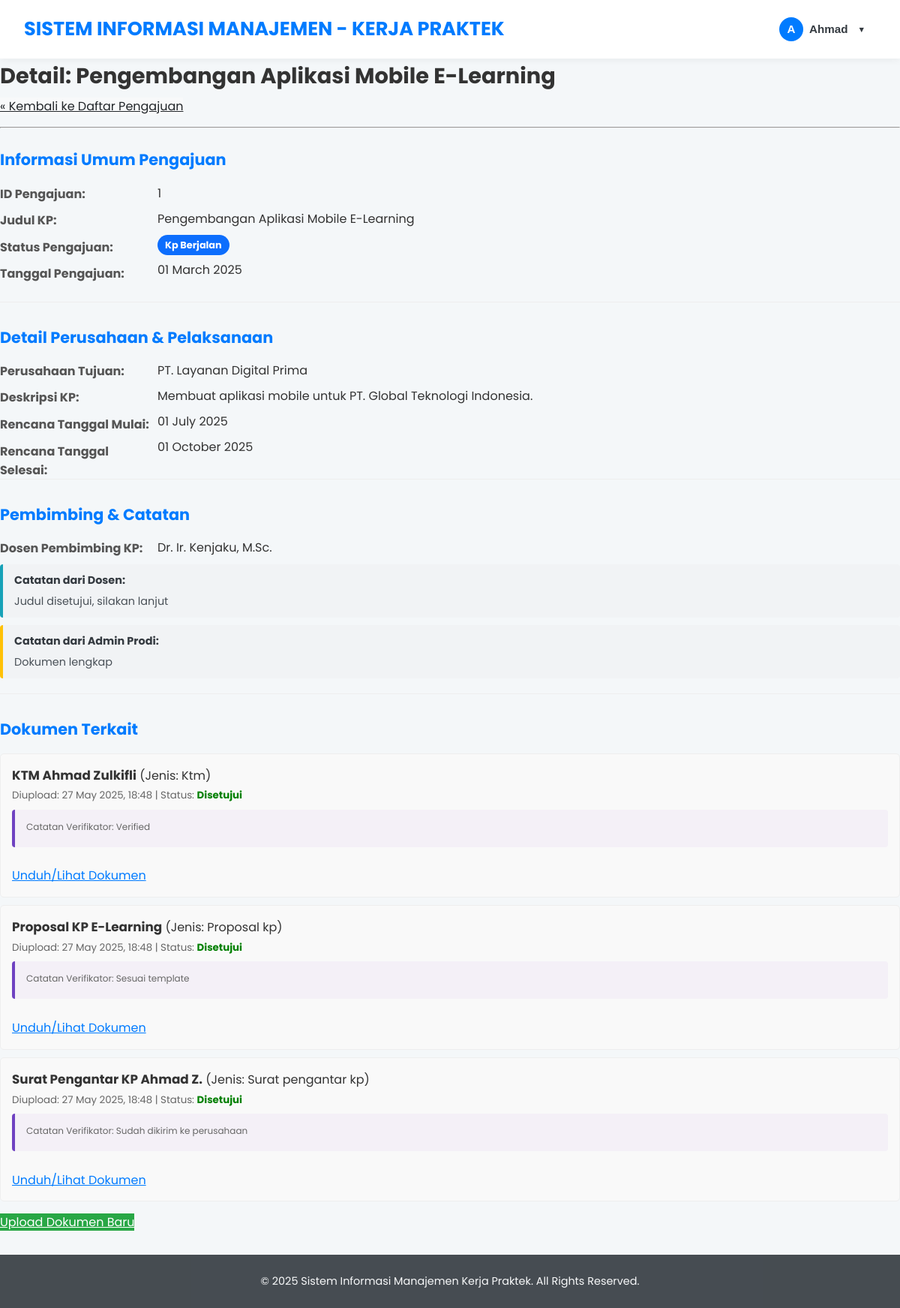
Page /mahasiswa/pengajuan_kp_detail.php?id=1 (signed in) on the committed database.
### tables this page shows
CREATE TABLE `pengajuan_kp` (
  `id_pengajuan` int NOT NULL,
  `nim` varchar(15) NOT NULL,
  `id_perusahaan` int DEFAULT NULL,
  `judul_kp` varchar(255) DEFAULT NULL,
  `deskripsi_kp` text,
  `tanggal_pengajuan` date NOT NULL,
  `tanggal_mulai_rencana` date DEFAULT NULL,
  `tanggal_selesai_rencana` date DEFAULT NULL,
  `status_pengajuan` enum('draft','diajukan_mahasiswa','diverifikasi_dospem','disetujui_dospem','ditolak_dospem','menunggu_konfirmasi_perusahaan','diterima_perusahaan','ditolak_perusahaan','penentuan_dospem_kp','kp_berjalan','selesai_pelaksanaan','laporan_disetujui','selesai_dinilai','dibatalkan') DEFAULT 'draft',
  `nip_dosen_pembimbing_kp` varchar(20) DEFAULT NULL,
  `catatan_admin` text,
  `catatan_dosen` text,
  `surat_pengantar_path` varchar(255) DEFAULT NULL,
  `surat_balasan_perusahaan_path` varchar(255) DEFAULT NULL,
  `created_at` timestamp NOT NULL DEFAULT CURRENT_TIMESTAMP,
  `updated_at` timestamp NOT NULL DEFAULT CURRENT_TIMESTAMP ON UPDATE CURRENT_TIMESTAMP
);

CREATE TABLE `perusahaan` (
  `id_perusahaan` int NOT NULL,
  `email_perusahaan` varchar(100) NOT NULL,
  `password_perusahaan` varchar(100) NOT NULL,
  `nama_perusahaan` varchar(100) NOT NULL,
  `alamat` text,
  `bidang` varchar(100) DEFAULT NULL,
  `kontak_person_nama` varchar(100) DEFAULT NULL,
  `kontak_person_email` varchar(100) DEFAULT NULL,
  `kontak_person_no_hp` varchar(20) DEFAULT NULL,
  `status_akun` enum('pending_approval','active','inactive') DEFAULT 'pending_approval',
  `created_at` timestamp NOT NULL DEFAULT CURRENT_TIMESTAMP,
  `updated_at` timestamp NOT NULL DEFAULT CURRENT_TIMESTAMP ON UPDATE CURRENT_TIMESTAMP
);

CREATE TABLE `dosen_pembimbing` (
  `nip` varchar(20) NOT NULL,
  `password` varchar(100) NOT NULL,
  `nama_dosen` varchar(100) NOT NULL,
  `email` varchar(100) NOT NULL,
  `status_akun` enum('active','inactive') DEFAULT 'active',
  `created_at` timestamp NOT NULL DEFAULT CURRENT_TIMESTAMP,
  `updated_at` timestamp NOT NULL DEFAULT CURRENT_TIMESTAMP ON UPDATE CURRENT_TIMESTAMP
);

CREATE TABLE `dokumen_kp` (
  `id_dokumen` int NOT NULL,
  `id_pengajuan` int NOT NULL,
  `uploader_id` varchar(20) NOT NULL,
  `tipe_uploader` enum('mahasiswa','dosen','admin') NOT NULL,
  `nama_dokumen` varchar(255) NOT NULL,
  `jenis_dokumen` enum('ktm','khs','proposal_kp','surat_pengantar_kp','surat_balasan_perusahaan','laporan_kemajuan','draft_laporan_akhir','laporan_akhir_final','lembar_pengesahan','sertifikat_kp','form_penilaian_perusahaan','form_penilaian_dosen','lainnya') NOT NULL,
  `file_path` varchar(255) NOT NULL,
  `deskripsi` text,
  `status_verifikasi_dokumen` enum('pending','disetujui','revisi_diperlukan','ditolak') DEFAULT 'pending',
  `catatan_verifikator` text,
  `tanggal_upload` timestamp NOT NULL DEFAULT CURRENT_TIMESTAMP
);

### mahasiswa/pengajuan_kp_detail.php (the view, shortened to what this page needs)
<?php
$nim_mahasiswa = $_SESSION['user_id'];
$id_pengajuan_url = null;
$pengajuan_detail = null;
$dokumen_terkait = [];
$error_message = '';
if (isset($_GET['id']) && filter_var($_GET['id'], FILTER_VALIDATE_INT)) {
    $id_pengajuan_url = (int)$_GET['id'];
} else {
    $error_message = "ID Pengajuan tidak valid atau tidak ditemukan.";
}
require_once '../config/db_connect.php';
if ($id_pengajuan_url && empty($error_message) && $conn && ($conn instanceof mysqli)) {
    $sql_detail = "SELECT
                       pk.id_pengajuan, pk.judul_kp, pk.deskripsi_kp,
                       p.nama_perusahaan, pk.id_perusahaan,
                       pk.tanggal_pengajuan, pk.tanggal_mulai_rencana, pk.tanggal_selesai_rencana,
                       pk.status_pengajuan, dpk.nama_dosen AS nama_dosen_pembimbing,
                       pk.catatan_admin, pk.catatan_dosen,
                       pk.surat_pengantar_path, pk.surat_balasan_perusahaan_path
                   FROM pengajuan_kp pk
                   LEFT JOIN perusahaan p ON pk.id_perusahaan = p.id_perusahaan
                   LEFT JOIN dosen_pembimbing dpk ON pk.nip_dosen_pembimbing_kp = dpk.nip
                   WHERE pk.id_pengajuan = ? AND pk.nim = ?";
    $stmt_detail = $conn->prepare($sql_detail);
    if ($stmt_detail) {
        $stmt_detail->bind_param("is", $id_pengajuan_url, $nim_mahasiswa);
        $stmt_detail->execute();
        $result_detail = $stmt_detail->get_result();
        if ($result_detail->num_rows === 1) {
            $pengajuan_detail = $result_detail->fetch_assoc();
            $sql_dokumen = "SELECT id_dokumen, nama_dokumen, jenis_dokumen, file_path, tanggal_upload, status_verifikasi_dokumen, catatan_verifikator
                            FROM dokumen_kp
                            WHERE id_pengajuan = ?
                            ORDER BY tanggal_upload DESC";
            $stmt_dokumen = $conn->prepare($sql_dokumen);
            if ($stmt_dokumen) {
                $stmt_dokumen->bind_param("i", $id_pengajuan_url);
                $stmt_dokumen->execute();
                $result_dokumen = $stmt_dokumen->get_result();
                while ($row_dokumen = $result_dokumen->fetch_assoc()) {
                    $dokumen_terkait[] = $row_dokumen;
                }
            } else {
                $error_message .= " Gagal mengambil daftar dokumen: " . (($conn->error) ? htmlspecialchars($conn->error) : "Kesalahan tidak diketahui.");
            }
        } else {
            $error_message = "Detail pengajuan KP tidak ditemukan atau Anda tidak memiliki akses.";
        }
    } else {
        $error_message = "Gagal menyiapkan query detail: " . (($conn->error) ? htmlspecialchars($conn->error) : "Kesalahan tidak diketahui.");
    }
} elseif (!$id_pengajuan_url && empty($error_message)) {
    $error_message = "ID Pengajuan tidak disediakan di URL.";
}
if ($pengajuan_detail && !empty($pengajuan_detail['judul_kp'])) {
    $page_title = "Detail: " . htmlspecialchars($pengajuan_detail['judul_kp']);
}
require_once '../includes/header.php';
?>
<div class="page-layout-wrapper">
    <main class="main-content-area">
        <div class="detail-pengajuan-container">
            <h1><?php echo htmlspecialchars($page_title); ?></h1>
            <a href="/KP/mahasiswa/pengajuan_kp_view.php" class="btn btn-light btn-sm mb-3">&laquo; Kembali ke Daftar Pengajuan</a>
            <hr>
            <?php if (!empty($error_message)): ?>
                <div class="message error">
                    <p><?php echo $error_message; ?></p>
                </div>
            <?php elseif ($pengajuan_detail): ?>
                <div class="info-section">
                    <h3>Informasi Umum Pengajuan</h3>
                    <dl>
                        <dt>ID Pengajuan:</dt>
                        <dd><?php echo $pengajuan_detail['id_pengajuan']; ?></dd>
                        <dt>Judul KP:</dt>
                        <dd><?php echo htmlspecialchars($pengajuan_detail['judul_kp']); ?></dd>
                        <dt>Status Pengajuan:</dt>
                        <dd>
                            <span class="status-badge status-<?php echo strtolower(str_replace(' ', '-', str_replace('_', '-', $pengajuan_detail['status_pengajuan']))); ?>">
                                <?php echo ucfirst(str_replace('_', ' ', htmlspecialchars($pengajuan_detail['status_pengajuan']))); ?>
                            </span>
                        </dd>
                        <dt>Tanggal Pengajuan:</dt>
                        <dd><?php echo date("d F Y", strtotime($pengajuan_detail['tanggal_pengajuan'])); ?></dd>
                    </dl>
                </div>
                <div class="info-section">
                    <h3>Detail Perusahaan & Pelaksanaan</h3>
                    <dl>
                        <dt>Perusahaan Tujuan:</dt>
                        <dd><?php echo $pengajuan_detail['nama_perusahaan'] ? htmlspecialchars($pengajuan_detail['nama_perusahaan']) : '<em>Belum ditentukan / Diajukan manual</em>'; ?></dd>
                        <dt>Deskripsi KP:</dt>
                        <dd><?php echo nl2br(htmlspecialchars($pengajuan_detail['deskripsi_kp'])); ?></dd>
                        <dt>Rencana Tanggal Mulai:</dt>
                        <dd><?php echo date("d F Y", strtotime($pengajuan_detail['tanggal_mulai_rencana'])); ?></dd>
                        <dt>Rencana Tanggal Selesai:</dt>
                        <dd><?php echo date("d F Y", strtotime($pengajuan_detail['tanggal_selesai_rencana'])); ?></dd>
                    </dl>
                </div>
                <div class="info-section">
                    <h3>Pembimbing & Catatan</h3>
                    <dl>
                        <dt>Dosen Pembimbing KP:</dt>
                        <dd><?php echo $pengajuan_detail['nama_dosen_pembimbing'] ? htmlspecialchars($pengajuan_detail['nama_dosen_pembimbing']) : '<em>Belum ditentukan</em>'; ?></dd>
                    </dl>
                    <?php if(!empty($pengajuan_detail['catatan_dosen'])): ?>
                    <div class="catatan catatan-dosen">
                        <strong>Catatan dari Dosen:</strong>
                        <p><?php echo nl2br(htmlspecialchars($pengajuan_detail['catatan_dosen'])); ?></p>
                    </div>
                    <?php endif; ?>
                    <?php if(!empty($pengajuan_detail['catatan_admin'])): ?>
                    <div class="catatan catatan-admin">
                        <strong>Catatan dari Admin Prodi:</strong>
                        <p><?php echo nl2br(htmlspecialchars($pengajuan_detail['catatan_admin'])); ?></p>
                    </div>
                    <?php endif; ?>
                </div>
                <div class="info-section">
                    <h3>Dokumen Terkait</h3>
                    <?php if (!empty($dokumen_terkait)): ?>
                        <ul class="dokumen-list">
                            <?php foreach ($dokumen_terkait as $dokumen): ?>
                                <li>
                                    <strong><?php echo htmlspecialchars($dokumen['nama_dokumen']); ?></strong>
                                    (Jenis: <?php echo ucfirst(str_replace('_', ' ', htmlspecialchars($dokumen['jenis_dokumen']))); ?>)
                                    <br>
                                    <small>Diupload: <?php echo date("d M Y, H:i", strtotime($dokumen['tanggal_upload'])); ?> |
                                    Status: <span class="status-dokumen-<?php echo strtolower(str_replace(' ', '-', str_replace('_', '-', $dokumen['status_verifikasi_dokumen']))); ?>">
                                        <?php echo ucfirst(str_replace('_', ' ', htmlspecialchars($dokumen['status_verifikasi_dokumen']))); ?>
                                    </span>
                                    </small>
                                    <?php if (!empty($dokumen['catatan_verifikator'])): ?>
                                        <div class="catatan catatan-verifikator">
                                            <small>Catatan Verifikator: <?php echo nl2br(htmlspecialchars($dokumen['catatan_verifikator'])); ?></small>
                                        </div>
                                    <?php endif; ?>
                                    <?php if (!empty($dokumen['file_path'])): ?>
                                        <br>
                                        <a href="/KP/<?php echo htmlspecialchars($dokumen['file_path']); ?>" target="_blank" class="btn btn-outline-primary btn-sm">Unduh/Lihat Dokumen</a>
                                    <?php else: ?>
                                        <small><em> (File tidak tersedia)</em></small>
                                    <?php endif; ?>
                                </li>
                            <?php endforeach; ?>
                        </ul>
                    <?php else: ?>
                        <p>Belum ada dokumen yang diunggah untuk pengajuan ini.</p>
                    <?php endif; ?>
                    <p style="margin-top:15px;"><a href="/KP/mahasiswa/dokumen_upload.php?id_pengajuan=<?php echo $id_pengajuan_url; ?>" class="btn btn-success btn-sm">Upload Dokumen Baru</a></p>
                </div>
                <?php else: ?>
                <div class="message info">
                    <p>Detail pengajuan tidak dapat ditampilkan atau ID tidak valid.</p>
                </div>
            <?php endif; ?>
        </div>
    </main>
</div>
<?php
require_once '../includes/footer.php';
?>

### includes/header.php (style rules this page uses)
:root { --primary-color: #007BFF; --primary-hover: #0056b3; --secondary-color: #6c757d; --dark-color: #343a40; --light-color: #f8f9fa; --background-color: #f4f7f9; --text-color: #333; --border-color: #dee2e6; --card-shadow: 0 4px 15px rgba(0,0,0,0.06); --border-radius: 12px; }
* { box-sizing: border-box; }
body, h1, h2, h3, h4, h5, h6, p, ul, ol { margin: 0; padding: 0; }
body { font-family: 'Poppins', sans-serif; line-height: 1.6; background-color: var(--background-color); color: var(--text-color); display: flex; flex-direction: column; min-height: 100vh; }

### mahasiswa/pengajuan_kp_detail.php (style rules this page uses)
.detail-pengajuan-container h1 { margin-top: 0; margin-bottom: 5px; font-size: 1.8em; }
.detail-pengajuan-container hr { margin-top:15px; margin-bottom: 25px; }
.btn.mb-3 { margin-bottom: 1rem !important; }
.btn-light { color: #212529; background-color: #f8f9fa; border-color: #f8f9fa; }
.info-section { margin-bottom: 30px; padding-bottom: 20px; border-bottom: 1px solid #eee; }
.info-section:last-child { border-bottom: none; padding-bottom: 0; }
.info-section h3 { font-size: 1.3em; color: #007bff; margin-top: 0; margin-bottom: 15px; }
.info-section dl { margin-bottom: 0; }
.info-section dt { font-weight: bold; color: #555; float: left; width: 200px; clear: left; margin-bottom: 10px; }
.info-section dd { margin-left: 210px; margin-bottom: 10px; color: #333; line-height: 1.5; }
.catatan { background-color: #f1f3f5; border-left: 4px solid; padding: 10px 15px; margin-top: 10px; border-radius: 4px; font-size: 0.9em; }
.catatan-dosen { border-left-color: #17a2b8; }
.catatan-admin { border-left-color: #ffc107; }
.catatan-verifikator { border-left-color: #6f42c1; background-color: #f4f0f7; font-size:0.9em; margin-top:5px; }
.catatan strong { display: block; margin-bottom: 5px; color: #343a40; }
.catatan p, .catatan small { margin-bottom: 0; color: #495057; }
.status-badge { padding: 5px 10px; border-radius: 15px; font-size: 0.8em; font-weight: bold; color: #fff; text-transform: capitalize; }
.status-kp-berjalan { background-color: #0d6efd; }
.status-dokumen-disetujui { color: green; font-weight: bold; }
.dokumen-list { list-style: none; padding: 0; }
.dokumen-list li { background-color: #f9f9f9; padding: 15px; border: 1px solid #eee; border-radius: 5px; margin-bottom: 10px; }
.dokumen-list li strong { font-size: 1.05em; color: #333; }
.dokumen-list li small { display: block; color: #666; margin-top: 3px; margin-bottom: 8px; }
.btn-outline-primary { color: #007bff; border-color: #007bff; }
.btn-success { color: #fff; background-color: #28a745; border-color: #28a745; }

### rows in the picture
pengajuan_kp: judul_kp "Detail: Pengembangan Aplikasi Mobile E-Learning", id_pengajuan "1", judul_kp "Pengembangan Aplikasi Mobile E-Learning", status_pengajuan "Kp Berjalan", tanggal_pengajuan "01 March 2025", id_perusahaan.nama_perusahaan "PT. Layanan Digital Prima", deskripsi_kp "Membuat aplikasi mobile untuk PT. Global Teknologi Indonesia.", tanggal_mulai_rencana "01 July 2025", tanggal_selesai_rencana "01 October 2025", nip_dosen_pembimbing_kp.nama_dosen "Dr. Ir. Kenjaku, M.Sc.", catatan_dosen "Judul disetujui, silakan lanjut", catatan_admin "Dokumen lengkap"
dokumen_kp: nama_dokumen "KTM Ahmad Zulkifli", jenis_dokumen "Ktm", tanggal_upload "27 May 2025, 18:48", status_verifikasi_dokumen "Disetujui", catatan_verifikator "Verified"
dokumen_kp: nama_dokumen "Proposal KP E-Learning", jenis_dokumen "Proposal kp", tanggal_upload "27 May 2025, 18:48", status_verifikasi_dokumen "Disetujui", catatan_verifikator "Sesuai template"
dokumen_kp: nama_dokumen "Surat Pengantar KP Ahmad Z.", jenis_dokumen "Surat pengantar kp", tanggal_upload "27 May 2025, 18:48", status_verifikasi_dokumen "Disetujui", catatan_verifikator "Sudah dikirim ke perusahaan"

### other values in the picture
substr($user_nama, 0, 1) "A"
explode(' ', $user_nama)[0] "Ahmad"
